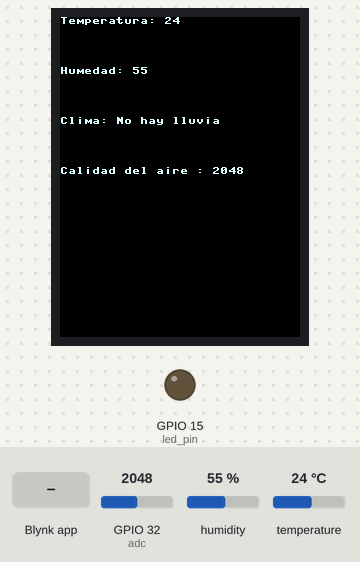
The program below on a simulated ESP32 board running MicroPython. Shown: 240×320 colour display, output pins drawn as LEDs (lit = HIGH). The inputs (shaded band) are chosen by the test bench; at power-on: humidity 55 %, GPIO 32 (adc) = 2048, temperature 24 °C (analog values on the 0–4095 scale). WiFi joins after 1.5 s; no MQTT or app messages arrive unless stated; library files of the repository ran but are not shown: ili9341.py; pins used as bus, display or sensor lines are not drawn; what the program prints to the serial console is not drawn.

Above: at 3.2 s.
3.3 s: Blynk app writes 1 to V0
At 5.3 s:
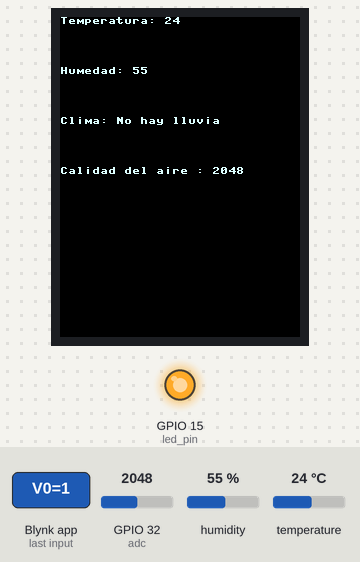
5.8 s: humidity set to 22 %
8.3 s: GPIO 32 (adc) set to 2866
10.8 s: temperature set to 12 °C
At 13.7 s:
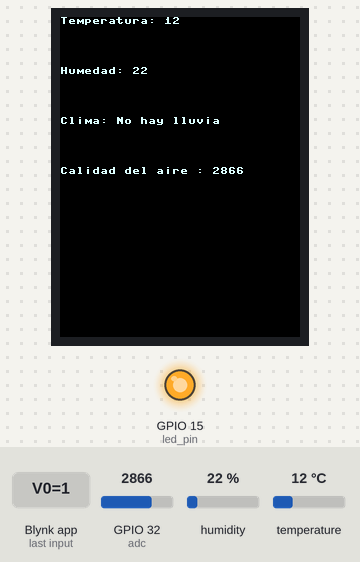
14.0 s: GPIO 32 (adc) set to 2047
16.5 s: humidity set to 40 %
At 17.6 s:
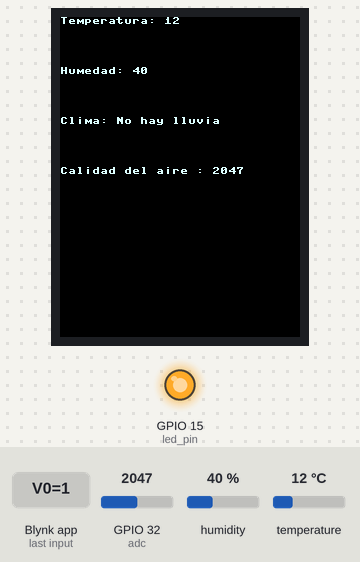
Timing chart, 0 to 19.5 s (numbered marks = the images above; inputs shaded):
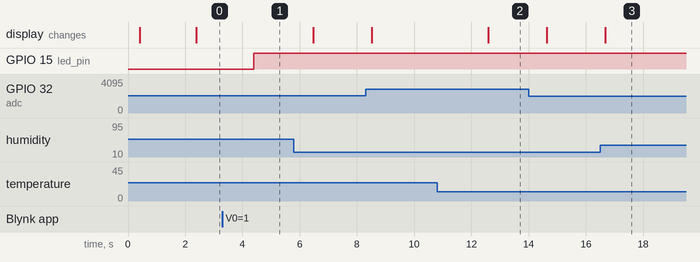

Measured:
- after the input at 3.3 s, GPIO 15 (led_pin): LOW → HIGH after 1.1 s
- after the input at 10.8 s, the display: changes after 1.8 s (image 2)
- after the input at 16.5 s, the display: changes after 0.17 s (image 3)

The program:

proyecto1.py
```python
import BlynkLib
import network
from time import sleep
from dht import DHT11
from machine import ADC, Pin, SPI
from ili9341 import Display
import machine
import time


# Configuración de los pines
rf_pin = machine.Pin(0, machine.Pin.IN)
adc = ADC(Pin(32))

def leer_sensor():
    valor = adc.read()
    return valor


# Inicialización de Blynk
BLYNK_AUTH = 'g7rmoDqKKGmGHgrxBmFB3LCetMUr2tDw'
blynk = BlynkLib.Blynk(BLYNK_AUTH)

# Pines a utilizar
sensorDHT = DHT11(Pin(23))
sensor_pin = Pin(16, Pin.IN, Pin.PULL_UP)
led_pin = Pin(15, Pin.OUT)

spi = SPI(1, baudrate=10000000, sck=Pin(18), mosi=Pin(2))
display = Display(spi, dc=Pin(4), cs=Pin(5), rst=Pin(17))

# Conexión WiFi
def do_connect(nombre='PEINADO CORTEZ', contra='77169759'):
    global wlan
    wlan = network.WLAN(network.STA_IF)
    wlan.active(True)
    if not wlan.isconnected():
        print('Conectando a', nombre, '...')
        wlan.connect(nombre, contra)
        while not wlan.isconnected():
            pass
    print('Configuración de red:', wlan.ifconfig())

# Conexión a Blynk
do_connect()

# Función para encender o apagar el LED según el valor recibido de Blynk
def actualizar_led(valor):
    if int(valor[0]) == 1:
        led_pin.value(1)
    else:
        led_pin.value(0)

blynk.on("V0", actualizar_led)

# Función para medir la lluvia
def medir_lluvia():
    return not sensor_pin.value()

# Función para actualizar los sensores y enviar datos a Blynk
def update_sensors():
    sensorDHT.measure()
    temp = sensorDHT.temperature()
    hum = sensorDHT.humidity()
    lluvia = "Esta lloviendo" if medir_lluvia() else "No hay lluvia"
    calidad_aire = leer_sensor()
    blynk.virtual_write(1, temp)
    blynk.virtual_write(2, hum)
    blynk.virtual_write(3, calidad_aire)
    blynk.virtual_write(4, lluvia)

    # Se pasa a String y se imprime en la pantalla led
    temp_string = str(temp)
    calidad_aire_string = str(calidad_aire)
    display.draw_text8x8(0, 0, "Temperatura: " + temp_string, 0xFFFFFF)
    hum_string = str(hum)
    display.draw_text8x8(0, 50, "Humedad: " + hum_string, 0xFFFFFF)
    display.draw_text8x8(0, 100, "Clima: " + lluvia, 0xFFFFFF)
    display.draw_text8x8(0, 150, "Calidad del aire : " + calidad_aire_string, 0xFFFFFF)
    print(temp_string + " " + hum_string + " " + lluvia + " "+ calidad_aire_string)

# Función para recibir señal
def recibir_senal():

    if rf_pin.value() == 1:
        print("Señal recibida")
        led_pin.value(1)
        print(rf_pin.value())

    else:
        print("Señal recibida")
        print(rf_pin.value())


while True:
    blynk.run()
    update_sensors()
    sleep(2)
```
